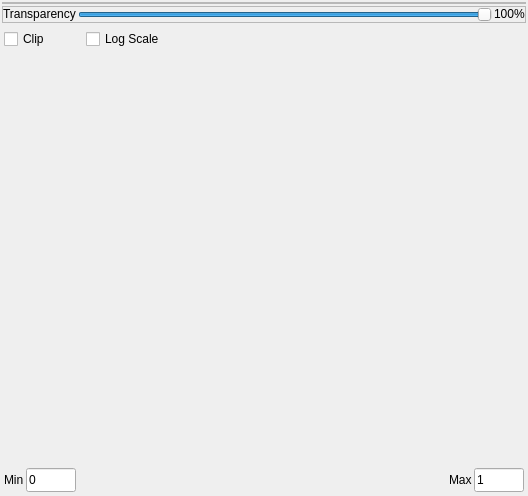
<?xml version="1.0" encoding="UTF-8"?>
<ui version="4.0">
 <class>settings_widget_frame</class>
 <widget class="QFrame" name="settings_widget_frame">
  <property name="geometry">
   <rect>
    <x>0</x>
    <y>0</y>
    <width>528</width>
    <height>496</height>
   </rect>
  </property>
  <property name="sizePolicy">
   <sizepolicy hsizetype="Preferred" vsizetype="Preferred">
    <horstretch>0</horstretch>
    <verstretch>0</verstretch>
   </sizepolicy>
  </property>
  <property name="minimumSize">
   <size>
    <width>0</width>
    <height>0</height>
   </size>
  </property>
  <property name="maximumSize">
   <size>
    <width>16777215</width>
    <height>16777215</height>
   </size>
  </property>
  <property name="windowTitle">
   <string>Frame</string>
  </property>
  <property name="styleSheet">
   <string notr="true"/>
  </property>
  <layout class="QVBoxLayout" name="verticalLayout" stretch="0,0,0">
   <property name="spacing">
    <number>2</number>
   </property>
   <property name="leftMargin">
    <number>2</number>
   </property>
   <property name="topMargin">
    <number>2</number>
   </property>
   <property name="rightMargin">
    <number>2</number>
   </property>
   <property name="bottomMargin">
    <number>2</number>
   </property>
   <item>
    <widget class="QFrame" name="colormap_combo_frame">
     <property name="frameShape">
      <enum>QFrame::StyledPanel</enum>
     </property>
     <property name="frameShadow">
      <enum>QFrame::Raised</enum>
     </property>
     <layout class="QHBoxLayout" name="horizontalLayout_11">
      <property name="spacing">
       <number>0</number>
      </property>
      <property name="leftMargin">
       <number>0</number>
      </property>
      <property name="topMargin">
       <number>0</number>
      </property>
      <property name="rightMargin">
       <number>0</number>
      </property>
      <property name="bottomMargin">
       <number>0</number>
      </property>
     </layout>
    </widget>
   </item>
   <item>
    <widget class="QFrame" name="alpha_slider_frame">
     <property name="frameShape">
      <enum>QFrame::StyledPanel</enum>
     </property>
     <property name="frameShadow">
      <enum>QFrame::Raised</enum>
     </property>
     <layout class="QHBoxLayout" name="horizontalLayout_12">
      <property name="spacing">
       <number>2</number>
      </property>
      <property name="leftMargin">
       <number>0</number>
      </property>
      <property name="topMargin">
       <number>0</number>
      </property>
      <property name="rightMargin">
       <number>0</number>
      </property>
      <property name="bottomMargin">
       <number>0</number>
      </property>
      <item alignment="Qt::AlignVCenter">
       <widget class="QLabel" name="transparency_label">
        <property name="font">
         <font>
          <family>Segoe UI</family>
          <pointsize>9</pointsize>
         </font>
        </property>
        <property name="text">
         <string>Transparency</string>
        </property>
       </widget>
      </item>
      <item alignment="Qt::AlignVCenter">
       <widget class="QSlider" name="transparency_slider">
        <property name="maximum">
         <number>100</number>
        </property>
        <property name="value">
         <number>100</number>
        </property>
        <property name="orientation">
         <enum>Qt::Horizontal</enum>
        </property>
       </widget>
      </item>
      <item alignment="Qt::AlignVCenter">
       <widget class="QLabel" name="pct_label">
        <property name="font">
         <font>
          <family>Segoe UI</family>
          <pointsize>9</pointsize>
         </font>
        </property>
        <property name="text">
         <string>100%</string>
        </property>
       </widget>
      </item>
     </layout>
    </widget>
   </item>
   <item>
    <widget class="QFrame" name="histogram_frame">
     <property name="sizePolicy">
      <sizepolicy hsizetype="Preferred" vsizetype="Preferred">
       <horstretch>0</horstretch>
       <verstretch>0</verstretch>
      </sizepolicy>
     </property>
     <property name="minimumSize">
      <size>
       <width>0</width>
       <height>0</height>
      </size>
     </property>
     <layout class="QVBoxLayout" name="verticalLayout_2" stretch="0,1,0,0">
      <property name="spacing">
       <number>2</number>
      </property>
      <property name="leftMargin">
       <number>2</number>
      </property>
      <property name="topMargin">
       <number>2</number>
      </property>
      <property name="rightMargin">
       <number>2</number>
      </property>
      <property name="bottomMargin">
       <number>2</number>
      </property>
      <item>
       <layout class="QHBoxLayout" name="clip_log_layout" stretch="0,2,0">
        <property name="spacing">
         <number>2</number>
        </property>
        <item alignment="Qt::AlignBottom">
         <widget class="QCheckBox" name="clip_checkbox">
          <property name="minimumSize">
           <size>
            <width>80</width>
            <height>24</height>
           </size>
          </property>
          <property name="maximumSize">
           <size>
            <width>60</width>
            <height>24</height>
           </size>
          </property>
          <property name="font">
           <font>
            <family>Segoe UI</family>
            <pointsize>9</pointsize>
           </font>
          </property>
          <property name="text">
           <string>Clip</string>
          </property>
         </widget>
        </item>
        <item alignment="Qt::AlignBottom">
         <widget class="QCheckBox" name="log_checkbox">
          <property name="sizePolicy">
           <sizepolicy hsizetype="Minimum" vsizetype="Fixed">
            <horstretch>0</horstretch>
            <verstretch>0</verstretch>
           </sizepolicy>
          </property>
          <property name="minimumSize">
           <size>
            <width>100</width>
            <height>24</height>
           </size>
          </property>
          <property name="maximumSize">
           <size>
            <width>100</width>
            <height>24</height>
           </size>
          </property>
          <property name="font">
           <font>
            <family>Segoe UI</family>
            <pointsize>9</pointsize>
           </font>
          </property>
          <property name="text">
           <string>Log Scale</string>
          </property>
          <property name="checkable">
           <bool>true</bool>
          </property>
         </widget>
        </item>
        <item>
         <spacer name="spacer">
          <property name="orientation">
           <enum>Qt::Horizontal</enum>
          </property>
          <property name="sizeHint" stdset="0">
           <size>
            <width>40</width>
            <height>20</height>
           </size>
          </property>
         </spacer>
        </item>
       </layout>
      </item>
      <item>
       <widget class="QFrame" name="hist_plot_frame">
        <property name="sizePolicy">
         <sizepolicy hsizetype="Preferred" vsizetype="Preferred">
          <horstretch>0</horstretch>
          <verstretch>0</verstretch>
         </sizepolicy>
        </property>
        <property name="minimumSize">
         <size>
          <width>0</width>
          <height>0</height>
         </size>
        </property>
        <property name="maximumSize">
         <size>
          <width>16777215</width>
          <height>16777215</height>
         </size>
        </property>
        <property name="frameShape">
         <enum>QFrame::NoFrame</enum>
        </property>
        <property name="frameShadow">
         <enum>QFrame::Plain</enum>
        </property>
        <layout class="QHBoxLayout" name="horizontalLayout_8">
         <property name="spacing">
          <number>0</number>
         </property>
         <property name="leftMargin">
          <number>0</number>
         </property>
         <property name="topMargin">
          <number>0</number>
         </property>
         <property name="rightMargin">
          <number>0</number>
         </property>
         <property name="bottomMargin">
          <number>0</number>
         </property>
        </layout>
       </widget>
      </item>
      <item>
       <widget class="QFrame" name="hist_slider_frame">
        <property name="frameShape">
         <enum>QFrame::NoFrame</enum>
        </property>
        <property name="frameShadow">
         <enum>QFrame::Plain</enum>
        </property>
        <layout class="QHBoxLayout" name="horizontalLayout_9">
         <property name="spacing">
          <number>0</number>
         </property>
         <property name="leftMargin">
          <number>0</number>
         </property>
         <property name="topMargin">
          <number>0</number>
         </property>
         <property name="rightMargin">
          <number>0</number>
         </property>
         <property name="bottomMargin">
          <number>0</number>
         </property>
        </layout>
       </widget>
      </item>
      <item>
       <layout class="QHBoxLayout" name="range_slider_layout" stretch="0,0,0,0,0">
        <item>
         <widget class="QLabel" name="min_label">
          <property name="sizePolicy">
           <sizepolicy hsizetype="Preferred" vsizetype="Fixed">
            <horstretch>0</horstretch>
            <verstretch>0</verstretch>
           </sizepolicy>
          </property>
          <property name="minimumSize">
           <size>
            <width>0</width>
            <height>24</height>
           </size>
          </property>
          <property name="maximumSize">
           <size>
            <width>16777215</width>
            <height>24</height>
           </size>
          </property>
          <property name="font">
           <font>
            <family>Segoe UI</family>
            <pointsize>9</pointsize>
           </font>
          </property>
          <property name="text">
           <string>Min</string>
          </property>
         </widget>
        </item>
        <item>
         <widget class="QLineEdit" name="min_edit">
          <property name="sizePolicy">
           <sizepolicy hsizetype="Maximum" vsizetype="Fixed">
            <horstretch>0</horstretch>
            <verstretch>0</verstretch>
           </sizepolicy>
          </property>
          <property name="minimumSize">
           <size>
            <width>0</width>
            <height>24</height>
           </size>
          </property>
          <property name="maximumSize">
           <size>
            <width>50</width>
            <height>24</height>
           </size>
          </property>
          <property name="font">
           <font>
            <family>Segoe UI</family>
            <pointsize>9</pointsize>
           </font>
          </property>
          <property name="text">
           <string>0</string>
          </property>
         </widget>
        </item>
        <item>
         <spacer name="horizontalSpacer">
          <property name="orientation">
           <enum>Qt::Horizontal</enum>
          </property>
          <property name="sizeHint" stdset="0">
           <size>
            <width>40</width>
            <height>20</height>
           </size>
          </property>
         </spacer>
        </item>
        <item>
         <widget class="QLabel" name="max_label">
          <property name="minimumSize">
           <size>
            <width>0</width>
            <height>24</height>
           </size>
          </property>
          <property name="maximumSize">
           <size>
            <width>16777215</width>
            <height>24</height>
           </size>
          </property>
          <property name="font">
           <font>
            <family>Segoe UI</family>
            <pointsize>9</pointsize>
           </font>
          </property>
          <property name="text">
           <string>Max</string>
          </property>
         </widget>
        </item>
        <item>
         <widget class="QLineEdit" name="max_edit">
          <property name="sizePolicy">
           <sizepolicy hsizetype="Maximum" vsizetype="Fixed">
            <horstretch>0</horstretch>
            <verstretch>0</verstretch>
           </sizepolicy>
          </property>
          <property name="minimumSize">
           <size>
            <width>0</width>
            <height>24</height>
           </size>
          </property>
          <property name="maximumSize">
           <size>
            <width>50</width>
            <height>24</height>
           </size>
          </property>
          <property name="font">
           <font>
            <family>Segoe UI</family>
            <pointsize>9</pointsize>
           </font>
          </property>
          <property name="text">
           <string>1</string>
          </property>
         </widget>
        </item>
       </layout>
      </item>
     </layout>
    </widget>
   </item>
  </layout>
 </widget>
 <resources/>
 <connections/>
</ui>
